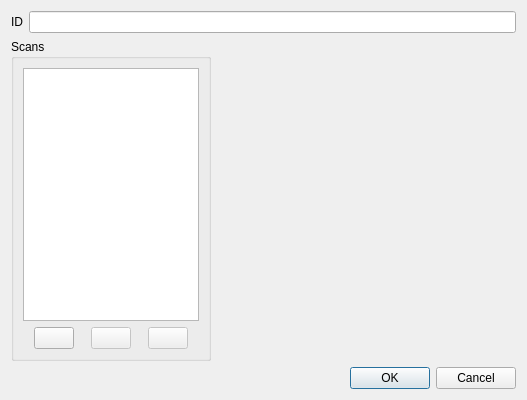
<?xml version="1.0" encoding="UTF-8"?>
<ui version="4.0">
 <class>DlgEnroll</class>
 <widget class="QDialog" name="DlgEnroll">
  <property name="geometry">
   <rect>
    <x>0</x>
    <y>0</y>
    <width>527</width>
    <height>400</height>
   </rect>
  </property>
  <property name="windowTitle">
   <string>Enrollment</string>
  </property>
  <layout class="QVBoxLayout" name="verticalLayout_3">
   <item>
    <layout class="QHBoxLayout" name="horizontalLayout">
     <item>
      <widget class="QLabel" name="label">
       <property name="text">
        <string>ID</string>
       </property>
      </widget>
     </item>
     <item>
      <widget class="QLineEdit" name="leName"/>
     </item>
    </layout>
   </item>
   <item>
    <layout class="QHBoxLayout" name="horizontalLayout_3">
     <item>
      <widget class="QGroupBox" name="groupBox">
       <property name="maximumSize">
        <size>
         <width>200</width>
         <height>16777215</height>
        </size>
       </property>
       <property name="title">
        <string>Scans</string>
       </property>
       <layout class="QVBoxLayout" name="verticalLayout">
        <item>
         <widget class="QListWidget" name="listScans">
          <property name="sizePolicy">
           <sizepolicy hsizetype="Minimum" vsizetype="Expanding">
            <horstretch>0</horstretch>
            <verstretch>0</verstretch>
           </sizepolicy>
          </property>
         </widget>
        </item>
        <item>
         <layout class="QHBoxLayout" name="horizontalLayout_2">
          <item>
           <widget class="QPushButton" name="btnAdd">
            <property name="sizePolicy">
             <sizepolicy hsizetype="Maximum" vsizetype="Fixed">
              <horstretch>0</horstretch>
              <verstretch>0</verstretch>
             </sizepolicy>
            </property>
            <property name="text">
             <string/>
            </property>
            <property name="icon">
             <iconset theme="add">
              <normaloff/>
             </iconset>
            </property>
           </widget>
          </item>
          <item>
           <widget class="QPushButton" name="btnRemove">
            <property name="enabled">
             <bool>false</bool>
            </property>
            <property name="sizePolicy">
             <sizepolicy hsizetype="Maximum" vsizetype="Fixed">
              <horstretch>0</horstretch>
              <verstretch>0</verstretch>
             </sizepolicy>
            </property>
            <property name="text">
             <string/>
            </property>
            <property name="icon">
             <iconset theme="remove">
              <normaloff/>
             </iconset>
            </property>
           </widget>
          </item>
          <item>
           <widget class="QPushButton" name="btnExport">
            <property name="enabled">
             <bool>false</bool>
            </property>
            <property name="sizePolicy">
             <sizepolicy hsizetype="Maximum" vsizetype="Fixed">
              <horstretch>0</horstretch>
              <verstretch>0</verstretch>
             </sizepolicy>
            </property>
            <property name="text">
             <string/>
            </property>
            <property name="icon">
             <iconset theme="gtk-save">
              <normaloff/>
             </iconset>
            </property>
           </widget>
          </item>
         </layout>
        </item>
       </layout>
      </widget>
     </item>
     <item>
      <layout class="QVBoxLayout" name="verticalLayout_2">
       <item>
        <widget class="Face::GUI::GLWidget" name="glWidget" native="true">
         <property name="sizePolicy">
          <sizepolicy hsizetype="Minimum" vsizetype="Minimum">
           <horstretch>0</horstretch>
           <verstretch>0</verstretch>
          </sizepolicy>
         </property>
        </widget>
       </item>
      </layout>
     </item>
    </layout>
   </item>
   <item>
    <widget class="QDialogButtonBox" name="buttonBox">
     <property name="orientation">
      <enum>Qt::Horizontal</enum>
     </property>
     <property name="standardButtons">
      <set>QDialogButtonBox::Cancel|QDialogButtonBox::Ok</set>
     </property>
    </widget>
   </item>
  </layout>
 </widget>
 <customwidgets>
  <customwidget>
   <class>Face::GUI::GLWidget</class>
   <extends>QWidget</extends>
   <header>faceExtras/gui/glwidget.h</header>
   <container>1</container>
  </customwidget>
 </customwidgets>
 <resources/>
 <connections>
  <connection>
   <sender>buttonBox</sender>
   <signal>rejected()</signal>
   <receiver>DlgEnroll</receiver>
   <slot>reject()</slot>
   <hints>
    <hint type="sourcelabel">
     <x>325</x>
     <y>390</y>
    </hint>
    <hint type="destinationlabel">
     <x>286</x>
     <y>274</y>
    </hint>
   </hints>
  </connection>
 </connections>
</ui>
